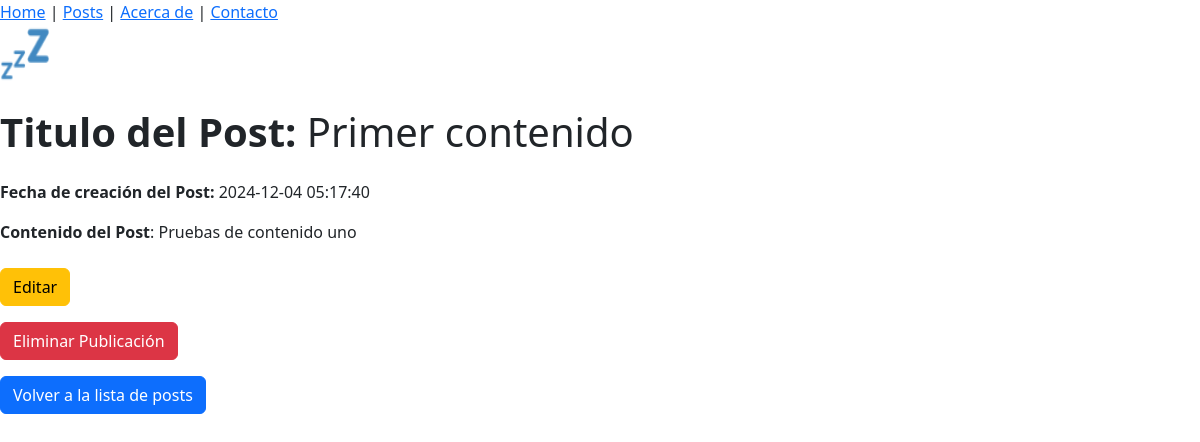
/post/1, run on the app's committed database.
### tables this page shows
CREATE TABLE posts (    id INTEGER PRIMARY KEY AUTOINCREMENT,    created TIMESTAMP NOT NULL DEFAULT CURRENT_TIMESTAMP,    title TEXT NOT NULL,    content TEXT NOT NULL);

### app.py (the view)
@app.route('/post/<int:post_id>', methods=['GET'])
def get_one_post(post_id):
    conn = get_db_connection()
    post = conn.execute('SELECT * FROM posts WHERE id = ?', (post_id,)).fetchone()
    conn.close()
    return render_template('post/post.html', post=post)

### app.py (called while the page is built)
def get_db_connection():
    conn = sqlite3.connect('database.db')
    conn.row_factory = sqlite3.Row
    return conn

### templates/post/post.html (shortened to what this page needs)
{% extends 'base.html' %}
{% block content %}
    <h1 class="my-4"><strong>Titulo del Post:</strong> {{ post['title'] }}</h1>
    <p><strong>Fecha de creación del Post:</strong> {{ post['created'] }}</p>
    <p class="mb-4"><strong>Contenido del Post</strong>: {{ post['content'] }}</p>
    <a href="{{ url_for('edit_one_post', post_id=post['id']) }}" class="btn btn-warning mb-3">
        Editar
    </a>
    <form action="{{ url_for('delete_one_post', post_id=post['id']) }}" method="POST">
        <button type="submit" class="btn btn-danger mb-3"
        onclick="return confirm('¿Estás seguro de que quieres eliminar esta publicación?')">
            Eliminar Publicación
        </button>
    </form>
    <a href="{{ url_for('get_all_post') }}" class="btn btn-primary">
        Volver a la lista de posts
    </a>
{% endblock %}

### data on the page
posts: title "Primer contenido", created "2024-12-04 05:17:40", content "Pruebas de contenido uno"
